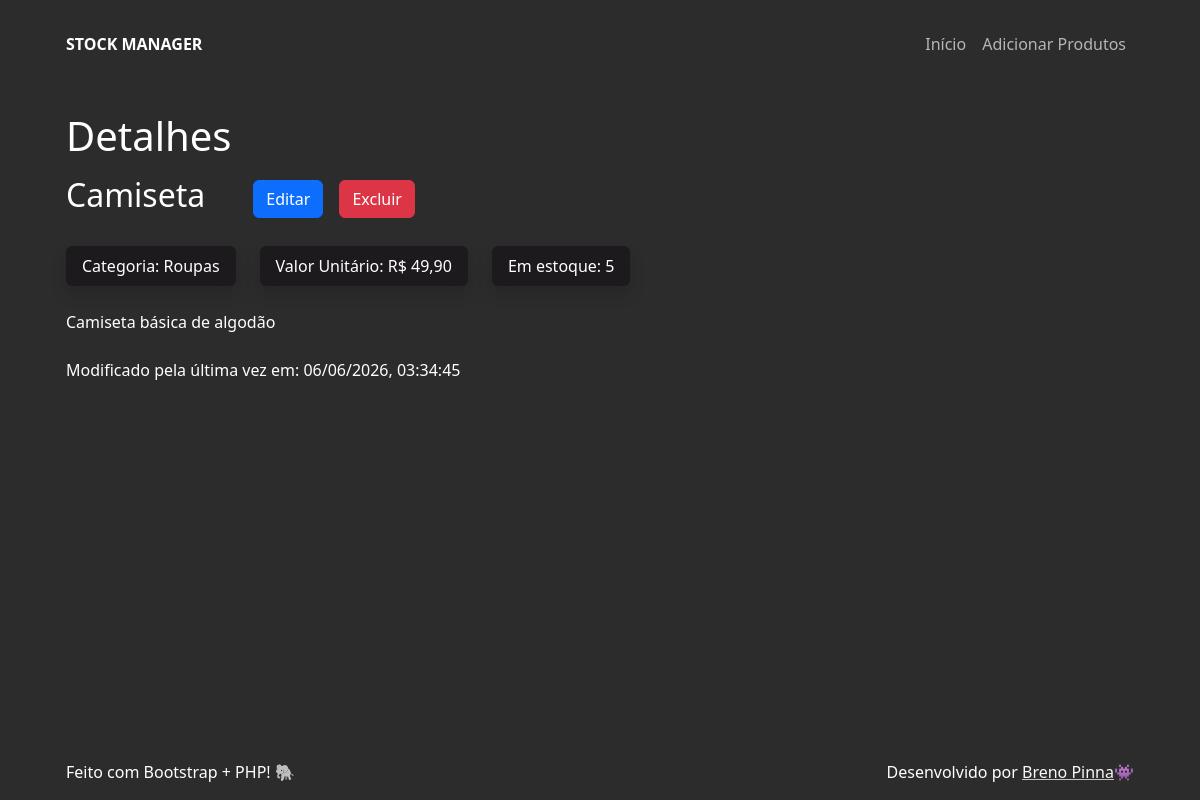
Screenshot of /details?id=1 with the database file from the repository.
### tables this page shows
CREATE TABLE products (
  id int NOT NULL AUTO_INCREMENT,
  name varchar(255) NOT NULL,
  quantity int NOT NULL,
  category varchar(255) NOT NULL,
  price decimal(10, 2) NOT NULL,
  description varchar(1000) NOT NULL,
  created_at timestamp DEFAULT CURRENT_TIMESTAMP,
  modified_at timestamp DEFAULT CURRENT_TIMESTAMP ON UPDATE CURRENT_TIMESTAMP,
  PRIMARY KEY (id)
);

### src/data/get_product_details.php (called while the page is built, shortened)
<?php
  function get_product_details(int $id){
    try {
      $con = connect();
      $sql = "SELECT * FROM products WHERE products.id = :id;";
      $stmt = $con->prepare($sql);
      $stmt->execute([
        ":id" => $id
      ]);
      $product_details = $stmt->fetch(PDO::FETCH_ASSOC);
      return $product_details;
    } catch (\Throwable $th) {
      return null;
    }
  }

### src/pages/details.php (the view, shortened to what this page needs)
<?php
  require_once __DIR__ . '/../data/get_product_details.php';
  require_once __DIR__ . '/../components/btn_update.php';
  require_once __DIR__ . '/../components/btn_delete.php';
  require_once __DIR__ . '/../components/tag.php';
  $id = $_GET['id'];
  $product = get_product_details($id);
  $currency_formatter = new NumberFormatter('pt_BR', NumberFormatter::CURRENCY);
  $name = htmlspecialchars($product['name']);
  $category = htmlspecialchars($product['category']);
  $price = numfmt_format_currency($currency_formatter, $product['price'], "BRL");
  $description = htmlspecialchars($product['description']);
  $modified_at = (new DateTime($product['modified_at']))->format("d/m/Y, H:i:s");
  $quantity = $product['quantity'];
  $btn_update = btn_update($id);
  $btn_delete = btn_delete($id, $name);
  $tags = [
    tag("Categoria: " . $category),
    tag("Valor Unitário: " . $price),
    tag("Em estoque: " . $quantity)
  ];
?>
<div class="d-flex align-items-center flex-wrap column-gap-5">
  <h2 class="fw-light"><?= $product['name'] ?></h2>
  <div class="d-flex gap-3">
    <?= $btn_update ?>
    <?= $btn_delete ?>
  </div>
</div>
<div class="d-flex gap-4 mt-4 flex-wrap">
  <?php foreach ($tags as $tag): ?>
    <?= $tag ?>
  <?php endforeach; ?>
</div>
<p class="mt-4"><?= $description ?></p>
<p class="mt-4">Modificado pela última vez em: <?= $modified_at ?></p>

### assets/theme.css (style rules this page uses)
:root { --overwrite-primary-color: #2c2c2d; --overwrite-secondary-color: #1c1a1d; }
.bg-primary { background-color: var(--overwrite-primary-color) !important; }

### rows the page displays
products: name "Camiseta", description "Camiseta básica de algodão", modified_at "06/06/2026, 03:34:45"

### other values shown
$text "Categoria: Roupas"
$text "Valor Unitário: R$ 49,90"
$text "Em estoque: 5"
